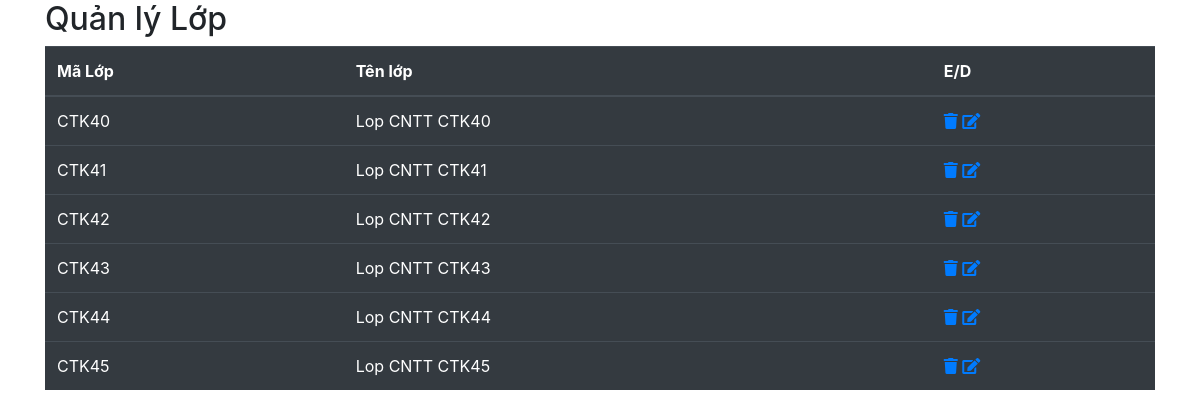
Screenshot of /bt1/showclass.php with the database file from the repository.
### tables this page shows
create table lop (
MaLop varchar(7) not null primary key,
TenLop varchar(20) not null
);

### bt1/entity.php (called while the page is built, shortened)
<?php
include 'mysqlhelper.php';
abstract class Entity{
 function __construct($db)
 {
 $this->mysql = new MySQLHelper("localhost","root","anhdung0403");
 }
}
?>

### bt1/mysqlhelper.php (called while the page is built, shortened)
<?php
class MySQLHelper{
 private $server;
 private $user;
 private $pass;
 private $conn;
 function __construct($server="localhost",$user="root",$pass="anhdung0403")
 {
 $this->server = $server;
 $this->user = $user;
 $this->pass = $pass;
 }
 public function OpenDB($db){
 $this->conn = new mysqli($this->server,$this->user,$this->pass,$db);
 }
 public function GetAll($table){
 $sql = "select * from ".$table;
 $result = $this->conn->query($sql);
 return $result;
 }
}
?>

### bt1/class.php (called while the page is built, shortened)
<?php
 require_once 'entity.php';
 class Lop extends Entity {
 public function GetAll(){
 return $this->mysql->GetAll("Lop");
 }
 }
?>

### bt1/showclass.php (the view, shortened to what this page needs)
<!DOCTYPE html>
<html lang="en">
<?php
 include 'student.php'; include 'class.php';
?>
<head>
 <link rel="stylesheet"
href="https://maxcdn.bootstrapcdn.com/bootstrap/4.5.2/css/bootstrap.min.css">
 <link rel="stylesheet" href="https://use.fontawesome.com/releases/v5.7.0/css/all.css"
integrity="sha384-lZN37f5QGtY3VHgisS14W3ExzMWZxybE1SJSEsQp9S+oqd12jhcu+A56Ebc1zFSJ"
crossorigin="anonymous">
</head>
<body>
<div class="container">
 <h2>Quản lý Lớp</h2>
 <table class="table table-dark">
 <thead>
 <tr>
 <th>Mã Lớp</th>
 <th>Tên lớp</th>
 <th>E/D</th>
 </tr>
 </thead>
 <tbody>
 <?php
 $cls = new Lop("qlsinhvien");
 $result = $cls->GetAll();
 while($row = mysqli_fetch_array($result)){
 echo "<tr>";
 echo "<td>".$row['MaLop']."</td>";
 echo "<td>".$row['TenLop']."</td>";
 echo "<td><a href='delclass.php?MaLop=".$row['MaLop']."'>
 <i class='fas fa-trash'></i>
 </a>
 <a href='editclass.php?MaLop=".$row['MaLop']."'>
 <i class='fa fa-edit'></i>
 </a>
 </td>";
 echo "</tr>";
 }
 ?>
 </tbody>
 </table>
</div>
</body>
</html>

### rows the page displays
lop: MaLop "CTK40", TenLop "Lop CNTT CTK40"
lop: MaLop "CTK41", TenLop "Lop CNTT CTK41"
lop: MaLop "CTK42", TenLop "Lop CNTT CTK42"
lop: MaLop "CTK43", TenLop "Lop CNTT CTK43"
lop: MaLop "CTK44", TenLop "Lop CNTT CTK44"
lop: MaLop "CTK45", TenLop "Lop CNTT CTK45"
